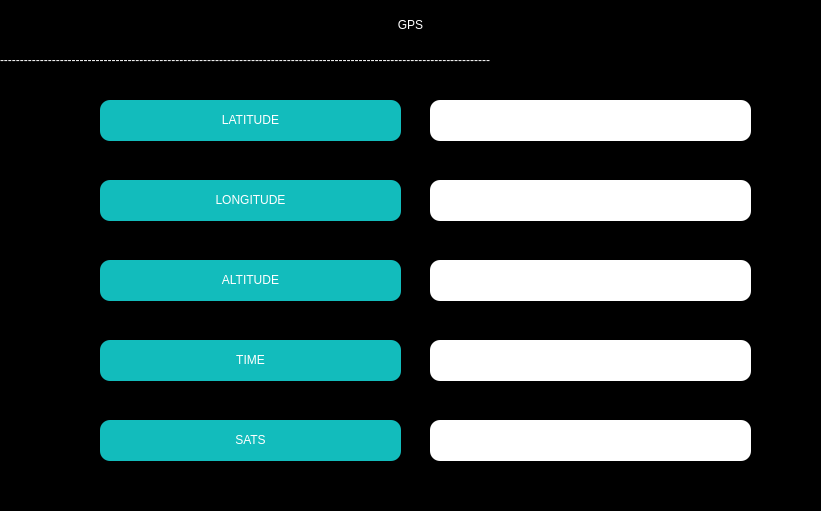
       <widget class="QWidget" name="widget" native="true">
        <property name="geometry">
         <rect>
          <x>40</x>
          <y>650</y>
          <width>821</width>
          <height>511</height>
         </rect>
        </property>
        <property name="styleSheet">
         <string notr="true">background-color: rgb(0, 0, 0);
border-radius: 10px;</string>
        </property>
        <widget class="QLabel" name="label_4">
         <property name="geometry">
          <rect>
           <x>0</x>
           <y>0</y>
           <width>821</width>
           <height>51</height>
          </rect>
         </property>
         <property name="styleSheet">
          <string notr="true">background-color: rgb(0, 0, 0);
color: rgb(255, 255, 255);
font: 57 14pt &quot;Engravers MT&quot;;
border-color: rgb(255, 255, 255);
border-width: 10px;</string>
         </property>
         <property name="text">
          <string>&lt;html&gt;&lt;head/&gt;&lt;body&gt;&lt;p align=&quot;center&quot;&gt;GPS&lt;/p&gt;&lt;/body&gt;&lt;/html&gt;</string>
         </property>
        </widget>
        <widget class="QLabel" name="label_5">
         <property name="geometry">
          <rect>
           <x>100</x>
           <y>100</y>
           <width>301</width>
           <height>41</height>
          </rect>
         </property>
         <property name="autoFillBackground">
          <bool>false</bool>
         </property>
         <property name="styleSheet">
          <string notr="true">background-color: rgb(18, 188, 188);
color: rgb(255, 255, 255);
font: 8pt &quot;MS Shell Dlg 2&quot;;
border-radius: 10px;</string>
         </property>
         <property name="frameShape">
          <enum>QFrame::NoFrame</enum>
         </property>
         <property name="text">
          <string>&lt;html&gt;&lt;head/&gt;&lt;body&gt;&lt;p align=&quot;center&quot;&gt;&lt;span style=&quot; font-size:9pt;&quot;&gt;LATITUDE&lt;/span&gt;&lt;/p&gt;&lt;/body&gt;&lt;/html&gt;</string>
         </property>
        </widget>
        <widget class="QLabel" name="label_6">
         <property name="geometry">
          <rect>
           <x>0</x>
           <y>50</y>
           <width>841</width>
           <height>20</height>
          </rect>
         </property>
         <property name="styleSheet">
          <string notr="true">font: 22pt &quot;MS Shell Dlg 2&quot;;
color: rgb(255, 255, 255);</string>
         </property>
         <property name="text">
          <string>---------------------------------------------------------------------------------------------------------------------------</string>
         </property>
        </widget>
        <widget class="QLabel" name="label_8">
         <property name="geometry">
          <rect>
           <x>100</x>
           <y>260</y>
           <width>301</width>
           <height>41</height>
          </rect>
         </property>
         <property name="autoFillBackground">
          <bool>false</bool>
         </property>
         <property name="styleSheet">
          <string notr="true">background-color: rgb(18, 188, 188);
color: rgb(255, 255, 255);
font: 8pt &quot;MS Shell Dlg 2&quot;;
border-radius: 10px;</string>
         </property>
         <property name="frameShape">
          <enum>QFrame::NoFrame</enum>
         </property>
         <property name="text">
          <string>&lt;html&gt;&lt;head/&gt;&lt;body&gt;&lt;p align=&quot;center&quot;&gt;&lt;span style=&quot; font-size:9pt;&quot;&gt;ALTITUDE&lt;/span&gt;&lt;/p&gt;&lt;/body&gt;&lt;/html&gt;</string>
         </property>
        </widget>
        <widget class="QLabel" name="label_9">
         <property name="geometry">
          <rect>
           <x>100</x>
           <y>180</y>
           <width>301</width>
           <height>41</height>
          </rect>
         </property>
         <property name="autoFillBackground">
          <bool>false</bool>
         </property>
         <property name="styleSheet">
          <string notr="true">background-color: rgb(18, 188, 188);
color: rgb(255, 255, 255);
font: 8pt &quot;MS Shell Dlg 2&quot;;
border-radius: 10px;</string>
         </property>
         <property name="frameShape">
          <enum>QFrame::NoFrame</enum>
         </property>
         <property name="text">
          <string>&lt;html&gt;&lt;head/&gt;&lt;body&gt;&lt;p align=&quot;center&quot;&gt;&lt;span style=&quot; font-size:9pt;&quot;&gt;LONGITUDE&lt;/span&gt;&lt;/p&gt;&lt;/body&gt;&lt;/html&gt;</string>
         </property>
        </widget>
        <widget class="QTextBrowser" name="L_latitude">
         <property name="geometry">
          <rect>
           <x>430</x>
           <y>100</y>
           <width>321</width>
           <height>41</height>
          </rect>
         </property>
         <property name="styleSheet">
          <string notr="true">background-color: rgb(255, 255, 255);
border-radius: 10px;</string>
         </property>
         <property name="verticalScrollBarPolicy">
          <enum>Qt::ScrollBarAlwaysOff</enum>
         </property>
         <property name="horizontalScrollBarPolicy">
          <enum>Qt::ScrollBarAlwaysOff</enum>
         </property>
        </widget>
        <widget class="QLabel" name="label_27">
         <property name="geometry">
          <rect>
           <x>500</x>
           <y>10</y>
           <width>21</width>
           <height>31</height>
          </rect>
         </property>
         <property name="styleSheet">
          <string notr="true">background-color: rgb(0,0,0);
color: rgb(0,0,0);
font: 57 14pt &quot;Engravers MT&quot;;
border-color: rgb(255, 255, 255);
border-width: 10px;</string>
         </property>
         <property name="text">
          <string/>
         </property>
         <property name="pixmap">
          <pixmap>gps.png</pixmap>
         </property>
        </widget>
        <widget class="QLabel" name="label_57">
         <property name="geometry">
          <rect>
           <x>100</x>
           <y>340</y>
           <width>301</width>
           <height>41</height>
          </rect>
         </property>
         <property name="autoFillBackground">
          <bool>false</bool>
         </property>
         <property name="styleSheet">
          <string notr="true">background-color: rgb(18, 188, 188);
color: rgb(255, 255, 255);
font: 8pt &quot;MS Shell Dlg 2&quot;;
border-radius: 10px;</string>
         </property>
         <property name="frameShape">
          <enum>QFrame::NoFrame</enum>
         </property>
         <property name="text">
          <string>&lt;html&gt;&lt;head/&gt;&lt;body&gt;&lt;p align=&quot;center&quot;&gt;&lt;span style=&quot; font-size:9pt;&quot;&gt;TIME&lt;/span&gt;&lt;/p&gt;&lt;/body&gt;&lt;/html&gt;</string>
         </property>
        </widget>
        <widget class="QTextBrowser" name="L_GPS_Time">
         <property name="geometry">
          <rect>
           <x>430</x>
           <y>340</y>
           <width>321</width>
           <height>41</height>
          </rect>
         </property>
         <property name="styleSheet">
          <string notr="true">background-color: rgb(255, 255, 255);
border-radius: 10px;</string>
         </property>
         <property name="verticalScrollBarPolicy">
          <enum>Qt::ScrollBarAlwaysOff</enum>
         </property>
         <property name="horizontalScrollBarPolicy">
          <enum>Qt::ScrollBarAlwaysOff</enum>
         </property>
        </widget>
        <widget class="QTextBrowser" name="L_Sats">
         <property name="geometry">
          <rect>
           <x>430</x>
           <y>420</y>
           <width>321</width>
           <height>41</height>
          </rect>
         </property>
         <property name="styleSheet">
          <string notr="true">background-color: rgb(255, 255, 255);
border-radius: 10px;</string>
         </property>
         <property name="verticalScrollBarPolicy">
          <enum>Qt::ScrollBarAlwaysOff</enum>
         </property>
         <property name="horizontalScrollBarPolicy">
          <enum>Qt::ScrollBarAlwaysOff</enum>
         </property>
        </widget>
        <widget class="QLabel" name="label_58">
         <property name="geometry">
          <rect>
           <x>100</x>
           <y>420</y>
           <width>301</width>
           <height>41</height>
          </rect>
         </property>
         <property name="autoFillBackground">
          <bool>false</bool>
         </property>
         <property name="styleSheet">
          <string notr="true">background-color: rgb(18, 188, 188);
color: rgb(255, 255, 255);
font: 8pt &quot;MS Shell Dlg 2&quot;;
border-radius: 10px;</string>
         </property>
         <property name="frameShape">
          <enum>QFrame::NoFrame</enum>
         </property>
         <property name="text">
          <string>&lt;html&gt;&lt;head/&gt;&lt;body&gt;&lt;p align=&quot;center&quot;&gt;&lt;span style=&quot; font-size:9pt;&quot;&gt;SATS&lt;/span&gt;&lt;/p&gt;&lt;/body&gt;&lt;/html&gt;</string>
         </property>
        </widget>
        <widget class="QTextBrowser" name="L_longitude">
         <property name="geometry">
          <rect>
           <x>430</x>
           <y>180</y>
           <width>321</width>
           <height>41</height>
          </rect>
         </property>
         <property name="styleSheet">
          <string notr="true">background-color: rgb(255, 255, 255);
border-radius: 10px;</string>
         </property>
         <property name="verticalScrollBarPolicy">
          <enum>Qt::ScrollBarAlwaysOff</enum>
         </property>
         <property name="horizontalScrollBarPolicy">
          <enum>Qt::ScrollBarAlwaysOff</enum>
         </property>
        </widget>
        <widget class="QTextBrowser" name="L_GPS_Altitude">
         <property name="geometry">
          <rect>
           <x>430</x>
           <y>260</y>
           <width>321</width>
           <height>41</height>
          </rect>
         </property>
         <property name="styleSheet">
          <string notr="true">background-color: rgb(255, 255, 255);
border-radius: 10px;</string>
         </property>
         <property name="verticalScrollBarPolicy">
          <enum>Qt::ScrollBarAlwaysOff</enum>
         </property>
         <property name="horizontalScrollBarPolicy">
          <enum>Qt::ScrollBarAlwaysOff</enum>
         </property>
        </widget>
        <zorder>label_4</zorder>
        <zorder>label_6</zorder>
        <zorder>label_5</zorder>
        <zorder>label_8</zorder>
        <zorder>label_9</zorder>
        <zorder>L_latitude</zorder>
        <zorder>label_27</zorder>
        <zorder>label_57</zorder>
        <zorder>L_GPS_Time</zorder>
        <zorder>L_Sats</zorder>
        <zorder>label_58</zorder>
        <zorder>L_longitude</zorder>
        <zorder>L_GPS_Altitude</zorder>
       </widget>
